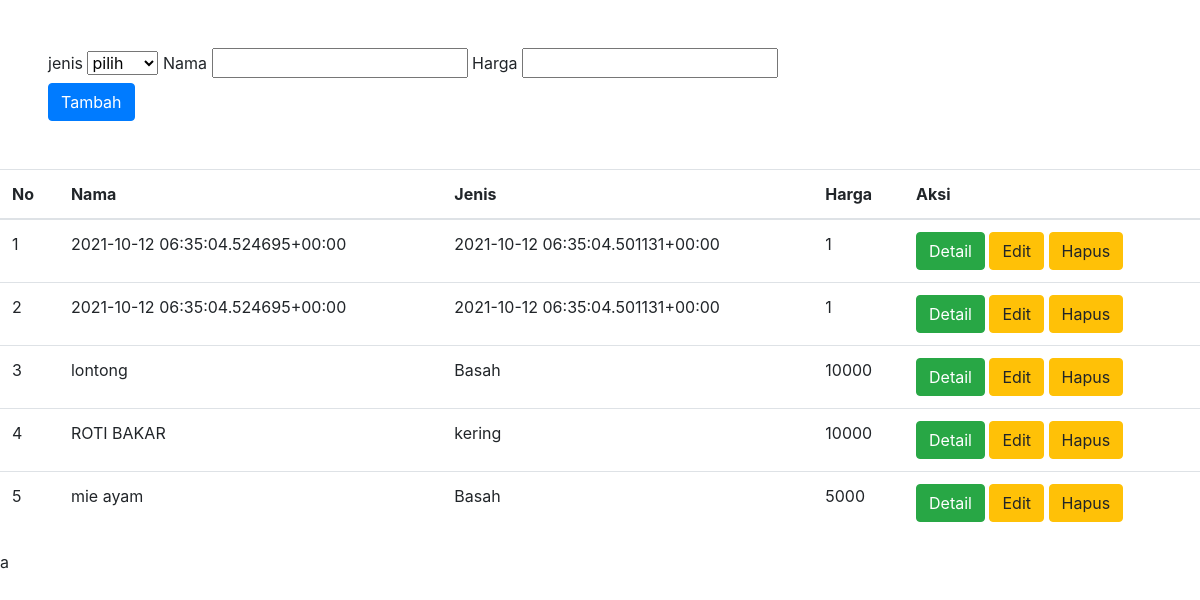
/makanan/, run on the app's committed database.
### task/models.py (models this page shows)
class makanan(models.Model):
    jenis = models.CharField(max_length=200)
    nama = CharField(max_length=200)
    harga = models.IntegerField()

### task/views.py (the view)
# urls.py: path('makanan/', views.makanan),
def makanan(request):
    if request.POST:
        input_jenis = request.POST["jenis"]
        input_nama = request.POST["nama"]
        input_harga = request.POST["harga"]
        models.makanan.objects.create(jenis = input_jenis, nama = input_nama, harga = input_harga)
    data = models.makanan.objects.all()
    return render(request, "makanan/index.html",{
            "data": data,
        })

### task/templates/makanan/index.html (shortened to what this page needs)
{% extends "basis.html" %}
{% block content %}
<div class="p-5">
    <form action="" method="post">
        <label>jenis</label>
        <select class="from select" name="jenis">
            <option selected>pilih</option>
        </select>
        <label>Nama</label>
        <input type="text" name="nama" class="from-control">
        <label>Harga</label>
        <input type="text" name="harga" class="from-control"><br>
        <button type="submit" class="btn btn-primary">Tambah</button>
    </form>
    </div>
        <table class="table">
            <thead>
                <th>No</th>
                <th>Nama</th>
                <th>Jenis</th>
                <th>Harga</th>
                <th>Aksi</th>
            </thead>
            <tbody>
                {% for d in data %}
                <tr>
                    <td>{{forloop.counter}}</td>
                    <td>{{d.nama}}</td>
                    <td>{{d.jenis}}</td>
                    <td>{{d.harga}}</td>
                    <td>
                        <a href="" class="btn btn-success">Detail</a>
                        <a href="" class="btn btn-warning">Edit</a>
                        <a href="" class="btn btn-warning">Hapus</a>
                    </td>
                </tr>
                {% endfor %}
            </tbody>
        </table>
{% endblock %}

### data on the page
makanan: nama "2021-10-12 06:35:04.524695+00:00", jenis "2021-10-12 06:35:04.501131+00:00", harga "1"
makanan: nama "2021-10-12 06:35:04.524695+00:00", jenis "2021-10-12 06:35:04.501131+00:00", harga "1"
makanan: nama "lontong", jenis "Basah", harga "10000"
makanan: nama "ROTI BAKAR", jenis "kering", harga "10000"
makanan: nama "mie ayam", jenis "Basah", harga "5000"
